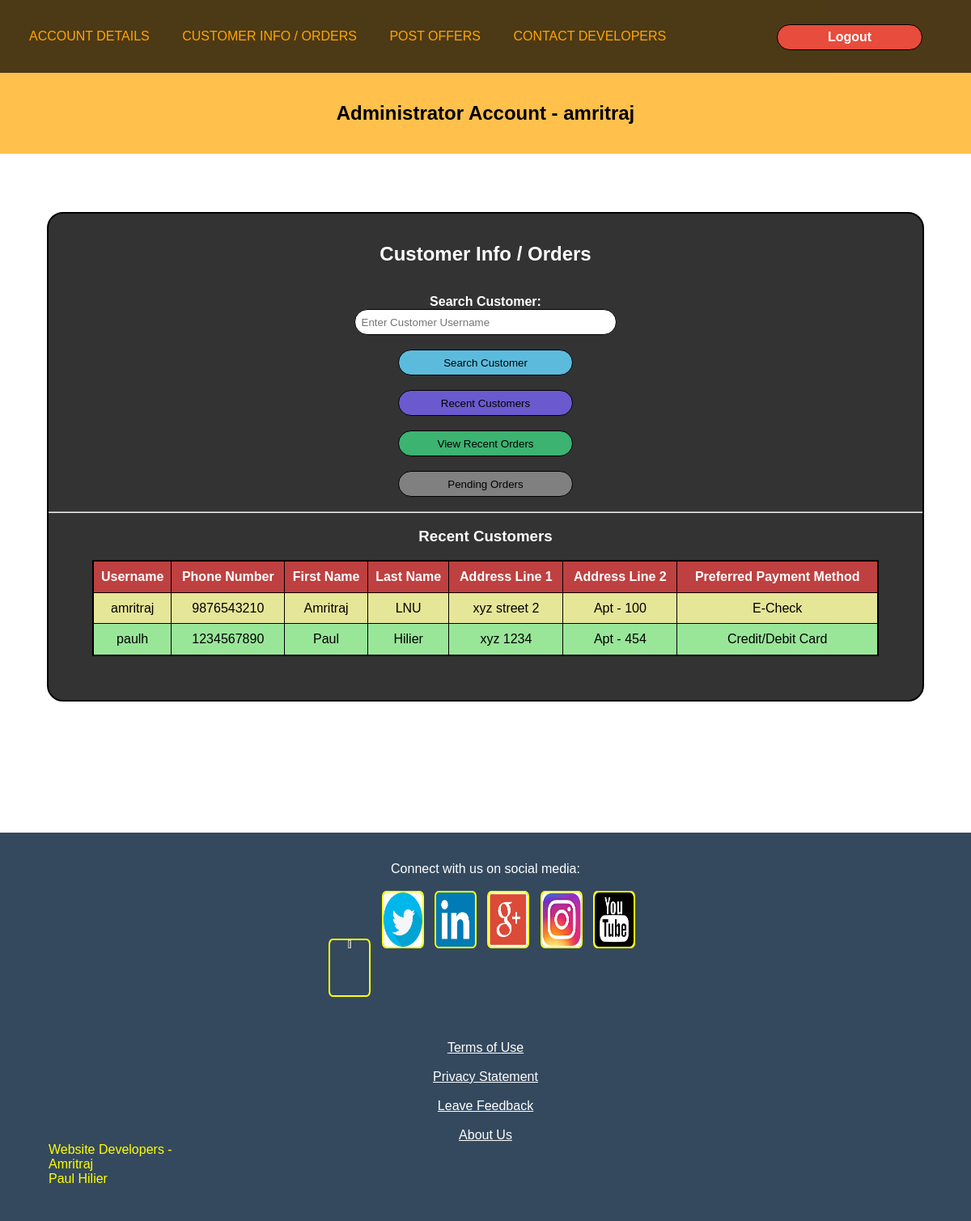
The app's page /source/php/adminCustInfo.php (signed in) with its own data.
### tables this page shows
CREATE TABLE IF NOT EXISTS `userstable` (
  `phoneNumber` bigint(20) NOT NULL,
  `firstName` varchar(32) NOT NULL,
  `lastName` varchar(32) NOT NULL,
  `username` varchar(32) NOT NULL,
  `password` varchar(150) NOT NULL,
  `address1` varchar(100) NOT NULL,
  `address2` varchar(100) NOT NULL,
  `paymentType` varchar(20) DEFAULT NULL,
  `paymentInfo` int(32) DEFAULT NULL,
  PRIMARY KEY (`phoneNumber`)
);

### source/php/adminCustInfo.php (the view, shortened to what this page needs)
<?php
	require '../dbconfig/config.php';
?>
<html>
	<head>
		<link href="../css/style.css" rel="stylesheet" text="text/css" />
	</head>
	<body>
		<nav>
			<a href="adminAcc.php">ACCOUNT DETAILS</a>
			<a href="adminCustInfo.php">CUSTOMER INFO / ORDERS</a>
			<a href="adminPostOffers.php">POST OFFERS</a>
			<a href="contactDevs.php">CONTACT DEVELOPERS</a>
			<a href = "#"><form class = "myCartForm" method = "post" action = "menuLogin.php" >
				<input name = "logout" type = "submit" class = "logoutButton" value="Logout" method="post" /></form></a>
		</nav>
		<div class = "adminHello">
			<br><br><br><br><br><br><br>
			<center><h2>Administrator Account - <?php echo $_SESSION['aUsername']; ?></h2></center>
			<br><br>
		</div><br><br><br><br>
		<div class = "custInfoDiv">
		<br><br>
			<center><h2>Customer Info / Orders</h2></center><br><br>
			<center>
			<form action = "adminCustInfo.php" method = "post" >
				<b>Search Customer: </b><br>
				<input name = "searchUser" type = "text" placeholder = "Enter Customer Username" class = "searchUser" required /> <br> <br>
				<input name = "search" type = "submit" value = "Search Customer" class = "searchUserBut" /> <br> <br>
			</form>
			<a href = "adminCustInfo.php"><input name = "recentCust" type = "button" value = "Recent Customers" class = "recentCust" /></a> <br><br>
			<form action = "adminCustInfo.php" method = "post" >
				<input name = "viewOrders" type = "submit" value = "View Recent Orders" class = "viewOrders" /><br><br>
				<a href = "pendingOrders.php"><input type = "button" value = "Pending Orders" class = "pendingOrdersBut" /></a>
			</form>	</center>
			<br><b><hr></b><br>
				<?php
					if(isset($_POST['search']))
					{
						$username = $_POST['searchUser'];
						$parameters = array('Username','Phone Number:','First Name:','Last Name:','Address Line 1:','Address Line 2:','Preferred Payment Method:');
						$column = array('username','phoneNumber','firstName','lastName','address1','address2','paymentType');
						echo '<div class = "custSearchRes">';
						echo '<center><h2>Customer Information</h2></center><br><br>';
						for($i = 0 ; $i < 7 ; $i++)
						{
							$querry = "SELECT $column[$i] fROM usersTable WHERE username = '$username'";
							$querry_run = mysqli_query($connect,$querry);
							$result = mysqli_fetch_row($querry_run);
							if(mysqli_num_rows($querry_run) == 1)
							{
								echo '<html><h3>';
								echo $parameters[$i];
								echo '<br></h3></html>';
								echo $result[0];
								echo '<html><br><br></html>';
							}
							else
							{
								echo '<center>No Such User found the Database</center>';
								break ;
							}
						}
						echo'</div>';
					}
					else
					{
						$query = "SELECT username,phoneNumber,firstName,lastName,address1,address2,paymentType FROM usersTable LIMIT 0,50";
						$query_run = mysqli_query($connect,$query);
						if($query_run)
						{
							echo '<center><h3>Recent Customers</h3></center><br>';
							echo '<center><table border = 1>';
							echo '<tr><th> Username </th><th> Phone Number </th><th> First Name </th><th> Last Name </th><th> Address Line 1 </th><th> Address Line 2 </th><th> Preferred Payment Method </th></tr>';
							while($row = mysqli_fetch_array($query_run,MYSQLI_ASSOC))
							{
								echo "<tr><td>{$row['username']}</td><td>{$row['phoneNumber']}</td><td>{$row['firstName']}</td><td>{$row['lastName']}</td><td>{$row['address1']}</td><td>{$row['address2']}</td><td>{$row['paymentType']}</td></tr>";
							}
							echo '</table></center>';
						}
						else
						{
							echo '<script text = "text/javascript"> alert("Error loading data from the database. Please contact the Developers")</script> ';
						}
					}
				?>
			<br><br><br>
		</div>
		<br><br><br><br><br><br><br><br><br>
		<div class = "bottomPage">
			<br><br><center>
			<p class = "imageHead">Connect with us on social media:</p><br>
			<a href = "#"><img src = "../resources/social/facebook.jpg" class = "social" /></a> &nbsp;
			<a href = "#"><img src = "../resources/social/twitter.png" class = "social" /></a> &nbsp;
			<a href = "#"><img src = "../resources/social/linkedin.png" class = "social" /></a> &nbsp;
			<a href = "#"><img src = "../resources/social/googleplus.png" class = "social" /></a> &nbsp;
			<a href = "#"><img src = "../resources/social/instagram.jpg" class = "social" /></a> &nbsp;
			<a href = "#"><img src = "../resources/social/youtube.jpg" class = "social" /></a> &nbsp;
			<br><br><br><br>
			<p class = "imageHead"><a class = "terms" href = "#">Terms of Use</a><br><br><a class = "terms" href = "#">Privacy Statement</a><br><br><a class = "terms" href = "#">Leave Feedback</a><br><br><a class = "terms" href = "#">About Us</a></p>
			</center>
			<div class = "devs">
			<p class = "devsPara"> Website Developers - <BR>Amritraj<br>Paul Hilier</p>
			</div>
		</div>
	</body>
</html>

### source/css/style.css (style rules this page uses)
* { margin : 0; }
nav { position : fixed; width : 100%; height : 90px; background-color : rgba(0,0,0,0.7); z-index : 99; font-size : 100%; }
nav a { text-decoration: none; margin-left : 3%; color : orange; line-height : 90px; font-size : 100%; }
.social { width : 4%; height : 14%; border : 2px solid yellow; border-radius : 10%; }
.terms { color : white; }
.imageHead { color : white; }
.devs { margin-left : 5%; }
.devsPara { color : yellow; }
body { font-family : "helvetica" ; font-size : 100%; animation : fader 15s cubic-bezier(0.8,0,0,0.8) infinite; }
.bottomPage { width : 100%; height : 60%; background : #34495e; }
.logoutButton { margin-top : -60px; position : fixed; margin-left : 80%; background-color : #e74c3c; color : white; width : 15%; text-align : center; font-size : 100%; font-weight : bold; padding-bottom : 0.5%; padding-top : 0.5%; border-radius : 20px; border : 1px solid black; }
.adminHello { width : 100%; background-color : rgba(255,165,0,0.7); margin : 0 auto; }
.custInfoDiv { width : 90%; margin : 0 auto; border : 2px solid black; background-color : rgba(0,0,0,0.8); color : white; border-radius : 20px; }
.searchUser { padding : 0.7%; width : 30%; border-radius : 20px; border : 1px solid black; }
.searchUserBut { padding : 0.7%; border-radius : 20px; width : 20%; background : #5CBBDC; border : 1px solid black; }
.viewOrders { padding : 0.7%; border-radius : 20px; width : 20%; background : #3cb371; border : 1px solid black; }
.recentCust { padding : 0.7%; border-radius : 20px; width : 20%; background : Slateblue; border : 1px solid black; }
.pendingOrdersBut { padding : 0.7%; border-radius : 20px; width : 20%; background : grey; border : 1px solid black; }
table { border : 2px solid black; border-collapse : collapse; width : 90%; margin : 0 auto; }
th { background : #bf4040; color : white; }
tr:nth-child(even) { background : #e6e698; color : black; }
tr:nth-child(odd) { background : #99e699; color : black; }
th,td { padding-top : 1%; padding-bottom : 1%; text-align : center; }

### records on screen
userstable: username "amritraj", phoneNumber "9876543210", firstName "Amritraj", lastName "LNU", address1 "xyz street 2", address2 "Apt - 100", paymentType "E-Check"
userstable: username "paulh", phoneNumber "1234567890", firstName "Paul", lastName "Hilier", address1 "xyz 1234", address2 "Apt - 454", paymentType "Credit/Debit Card"

### other values on screen
$_SESSION['aUsername'] "amritraj"
